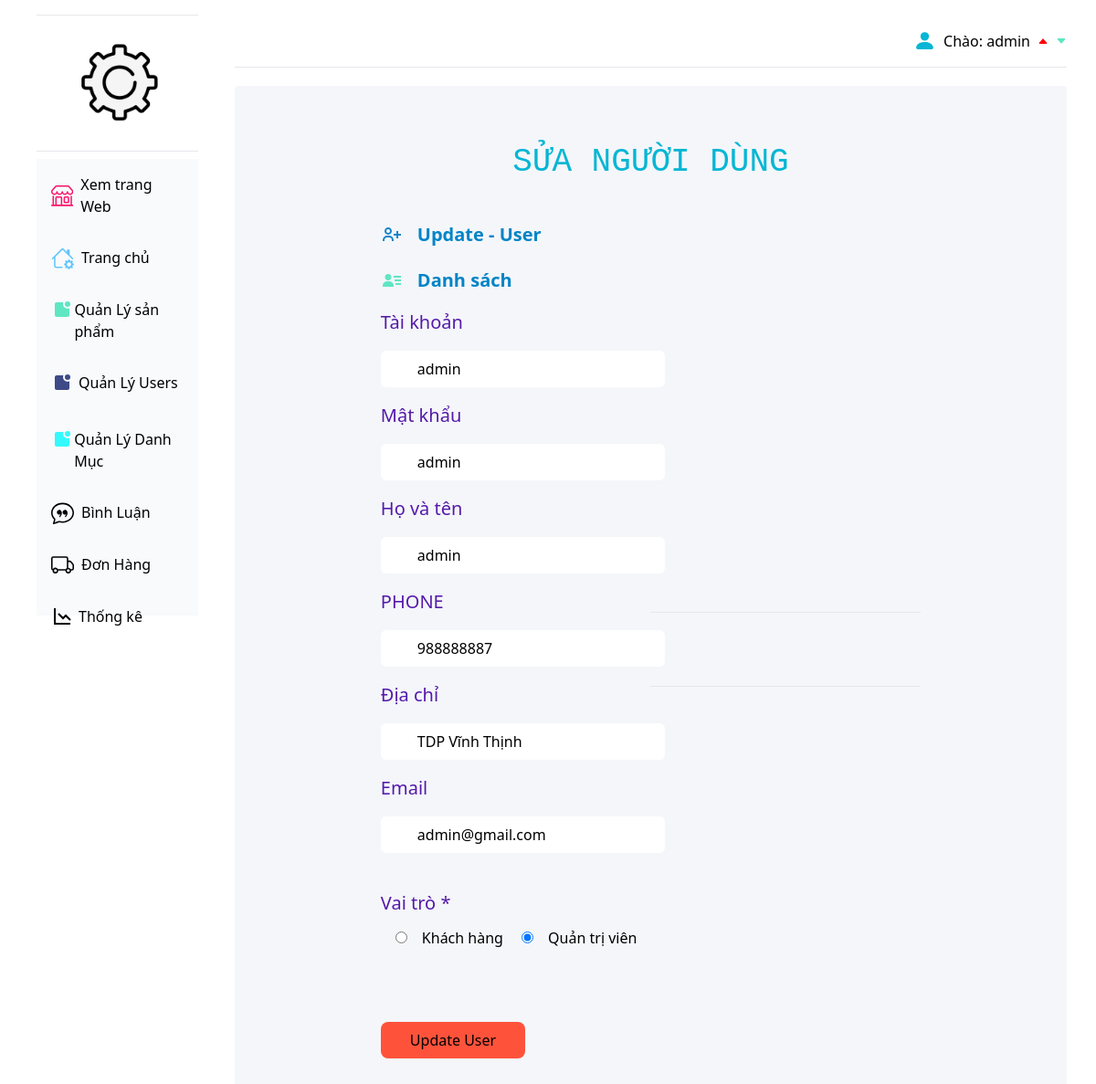
The page /admin/index.php?act=sua_us&id=24 (signed in) on the database as committed earlier.
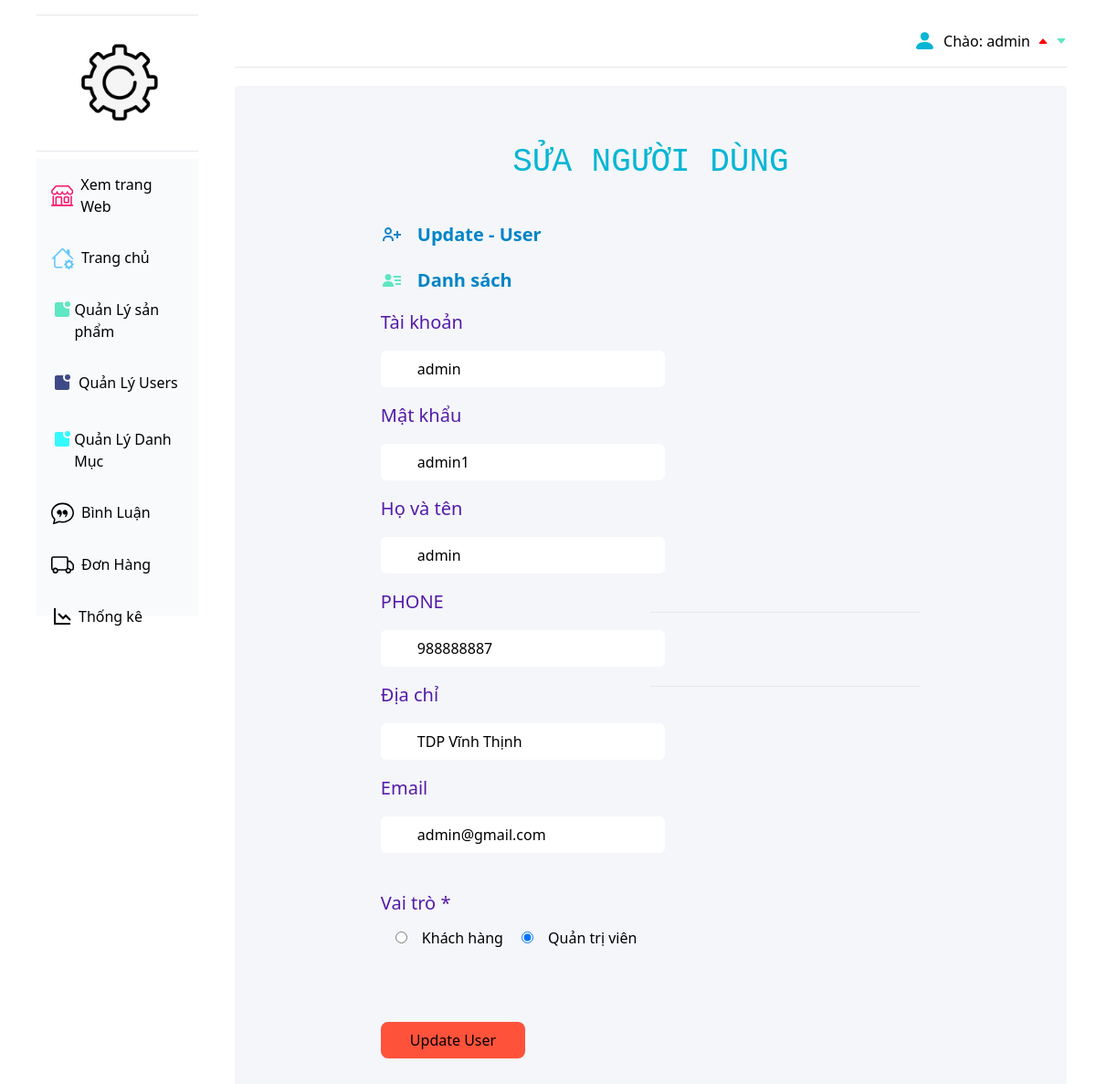
The same page on the database as committed later.
### tables this page shows
CREATE TABLE `user` (
  `id` int(11) NOT NULL,
  `chat_id` int(10) ,
  `chat_status` varchar(255) DEFAULT 'active',
  `user_name` varchar(255) DEFAULT NULL,
  `full_name` varchar(255) DEFAULT NULL,
  `email` varchar(255) DEFAULT NULL,
  `phone` varchar(12) DEFAULT NULL,
  `address` varchar(255) DEFAULT NULL,
  `role` int(11) DEFAULT NULL,
  `password` varchar(199) NOT NULL
);

### guest/pdo.php (called while the page is built, shortened)
<?php
function pdo_get_connection()
{
    $dburl = "mysql:host=localhost;dbname=duan1;charset=utf8";
    $username = 'root';
    $password = '';
    $conn = new PDO($dburl, $username, $password);
    $conn->setAttribute(PDO::ATTR_ERRMODE, PDO::ERRMODE_EXCEPTION);
    return $conn;
}
function pdo_query($sql)
{
    $sql_args = array_slice(func_get_args(), 1);
    try {
        $conn = pdo_get_connection();
        $stmt = $conn->prepare($sql);
        $stmt->execute($sql_args);
        $rows = $stmt->fetchAll();
        return $rows;
    } catch (PDOException $e) {
        throw $e;
    } finally {
        unset($conn);
    }
}
function pdo_query_one($sql)
{
    $sql_args = array_slice(func_get_args(), 1);
    try {
        $conn = pdo_get_connection();
        $stmt = $conn->prepare($sql);
        $stmt->execute($sql_args);
        $row = $stmt->fetch(PDO::FETCH_ASSOC);
        return $row;
    } catch (PDOException $e) {
        throw $e;
    } finally {
        unset($conn);
    }
}

### guest/account.php (called while the page is built, shortened)
<?php
function role(){
    $sql = "SELECT * FROM `role`";
    $role = pdo_query($sql);
    return $role;
}
require_once "pdo.php";
function lay_tai_khoan_theo_ma($id)
{
    $sql = "SELECT * FROM user WHERE id = '$id'";
    $tai_khoan_ma_kh = pdo_query_one($sql);
    return $tai_khoan_ma_kh;
}

### admin/user/update-user.php (the view, shortened to what this page needs)
<?php
    $role_test = role();
if (is_array($tai_khoan)) {
    extract($tai_khoan);
}
?>
<div class="home mt-5  px-40 py-10 mr-8 bg-[#F4F6FA] h-auto rounded">
    <h1 class="text-center text-cyan-500 py-6  text-4xl " style="font-family: 'Courier New', Courier, monospace">SỬA NGƯỜI DÙNG</h1>
    <div class="grid grid-cols-2 items-center">
        <div class="ad-r">
            <div class="">
                <div class="flex items-center">
                    <h1 class="text-[20px] mx-4 font-semibold text-sky-600 my-5">Update - User</h1>
                </div>
                <div class="flex items-center">
                    <svg xmlns="http://www.w3.org/2000/svg" width="24" height="24" style="fill: #5fe6c2;">
                        <path d="M15 11h7v2h-7zm1 4h6v2h-6zm-2-8h8v2h-8zM4 19h10v-1c0-2.757-2.243-5-5-5H7c-2.757 0-5 2.243-5 5v1h2zm4-7c1.995 0 3.5-1.505 3.5-3.5S9.995 5 8 5 4.5 6.505 4.5 8.5 6.005 12 8 12z">
                        </path>
                    </svg>
                    <a href="index.php?act=list-user" class="text-[20px] mx-4 font-semibold text-sky-600 ">Danh
                        sách</a>
                </div>
            </div>
            <form action="index.php?act=cap_nhat_tk" method="post" enctype="multipart/form-data" class="">
                <p class="text-[#551AA9] text-[20px] my-4" for="">Tài khoản</p>
                <input required type="text" value="<?= $user_name ?>" name="user_name" placeholder="username....." class="px-10 py-2 rounded-md">
                <p class="text-[#551AA9] text-[20px] my-4" for="">Mật khẩu</p>
                <input required type="text" name="password" value="<?= $password ?>" placeholder="******" class="px-10 py-2 rounded-md">
                <p class="text-[#551AA9] text-[20px] my-4" for="">Họ và tên</p>
                <input required type="text" value="<?= $full_name ?>" name="full_name" placeholder="name....." class="px-10 py-2 rounded-md">
                <p class="text-[#551AA9] text-[20px] my-4" for="">PHONE</p>
                <input required type="number" value="<?= $phone ?>" name="phone" placeholder="....." class="px-10 py-2 rounded-md">
                <p class="text-[#551AA9] text-[20px] my-4" for="">Địa chỉ</p>
                <input required type="text" value="<?= $address ?>" name="address" placeholder="....." class="px-10 py-2 rounded-md">
                <p class="text-[#551AA9] text-[20px] my-4" for="">Email</p>
                <input required type="email" value="<?= $email ?>" name="email" placeholder="....." class="px-10 py-2 rounded-md">
                <br>
                <div class=" py-10 space-y-4 space-x-4">
                    <label for="" class="text-[#551AA9] text-[20px] my-4">Vai trò *</label><br>
                    <?php
                   foreach ($role_test as $role_test) {
                    extract($role_test);
                   if ($tai_khoan['role'] == $id) {
                    echo '
                    <input checked ="checked"  type="radio" name="role" value="'.$id.'"><label for="">'.$name.'</label>
                    ';
                   }
                   else{
                    echo '
                    <input  type="radio" name="role" value="'.$id.'"><label for="">'.$name.'</label>
                    ';
                   }
                   }
                   ?>
                </div>
                <input type="submit" value="Update User" name="btn_update" class="bg-[#ff523b] my-10 py-2 px-8 hover:bg-[#BAAACE] hover:text-white rounded-lg">
            </form>
        </div>
        <div class="">
            <hr class="my-10">
            <hr class="my-10">
        </div>
    </div>
</div>
</div>
</div>
</body>
</html>

Rows that differ between the two databases and show on the page:
changed user "admin": password "admin" → "admin1"
